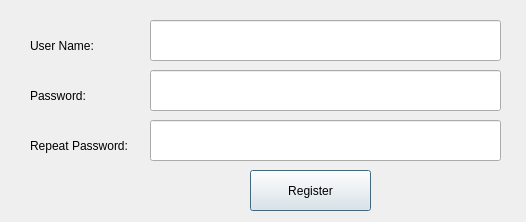
<?xml version="1.0" encoding="UTF-8"?>
<ui version="4.0">
 <class>RegisterWindow</class>
 <widget class="QDialog" name="RegisterWindow">
  <property name="geometry">
   <rect>
    <x>0</x>
    <y>0</y>
    <width>526</width>
    <height>222</height>
   </rect>
  </property>
  <property name="windowTitle">
   <string>RegisterWindow</string>
  </property>
  <widget class="QPushButton" name="registerBtn">
   <property name="geometry">
    <rect>
     <x>250</x>
     <y>170</y>
     <width>121</width>
     <height>41</height>
    </rect>
   </property>
   <property name="text">
    <string>Register</string>
   </property>
  </widget>
  <widget class="QLineEdit" name="userNameEditor">
   <property name="geometry">
    <rect>
     <x>150</x>
     <y>20</y>
     <width>351</width>
     <height>41</height>
    </rect>
   </property>
  </widget>
  <widget class="QLineEdit" name="passwordEditor">
   <property name="geometry">
    <rect>
     <x>150</x>
     <y>70</y>
     <width>351</width>
     <height>41</height>
    </rect>
   </property>
  </widget>
  <widget class="QLabel" name="label">
   <property name="geometry">
    <rect>
     <x>30</x>
     <y>30</y>
     <width>91</width>
     <height>31</height>
    </rect>
   </property>
   <property name="text">
    <string>User Name:</string>
   </property>
  </widget>
  <widget class="QLabel" name="label_2">
   <property name="geometry">
    <rect>
     <x>30</x>
     <y>80</y>
     <width>91</width>
     <height>31</height>
    </rect>
   </property>
   <property name="text">
    <string>Password:</string>
   </property>
  </widget>
  <widget class="QLineEdit" name="repeatPasswordEditor">
   <property name="geometry">
    <rect>
     <x>150</x>
     <y>120</y>
     <width>351</width>
     <height>41</height>
    </rect>
   </property>
  </widget>
  <widget class="QLabel" name="label_3">
   <property name="geometry">
    <rect>
     <x>30</x>
     <y>130</y>
     <width>111</width>
     <height>31</height>
    </rect>
   </property>
   <property name="text">
    <string>Repeat Password:</string>
   </property>
  </widget>
 </widget>
 <resources/>
 <connections/>
</ui>
